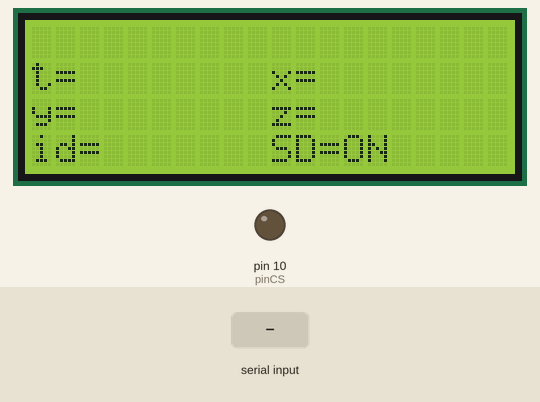
A sketch run on a simulated Arduino Uno, built with avr-gcc and run on an emulated ATmega328P. On the bench: 20×4 character LCD, output pins drawn as LEDs (lit = HIGH). The test bench sets the inputs (shaded band). The local clock reads 2024-03-15 10:24:30 at power-on unless the sketch sets it; storage starts empty; the modem accepts every AT command (registered, SIM ready, sends succeed) and sends nothing else; what the sketch prints to the serial monitor is not drawn.

Above: at 0.2 s.
At 1.7 s:
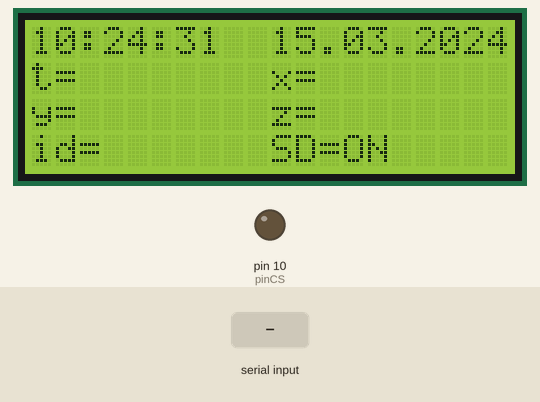
1.8 s: "1" received over the second serial link
At 3.8 s:
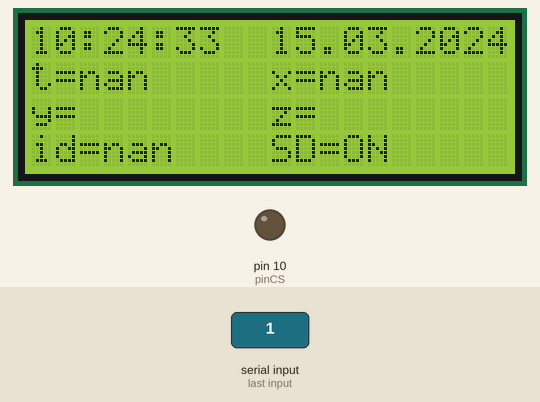
Timing chart, 0 to 5.3 s (numbered marks = the images above; inputs shaded):
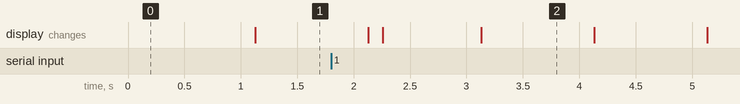

Measured:
- after the input at 1.8 s, the display: first differs from a run without the input after 0.46 s (image 2 shows a later state)
- what the display in image 2 shows lasts 1.0 s, from 3.1 s to 4.1 s

The sketch:

master_fix.ino
```cpp
#include <SoftwareSerial.h>
#include <SD.h>
#include <SPI.h>
#include <DS3231.h>
#include <LiquidCrystal_I2C.h>

LiquidCrystal_I2C lcd(0x3F, 20, 4);
File myFile;
int pinCS = 10;

SoftwareSerial SIM800(4, 5); //rx tx
float received[3];
int i;

DS3231  rtc(SDA, SCL);
Time waktu;

void setup() {
   lcd.init();                      // initialize the lcd
  lcd.backlight();
 lcd.setCursor(0,1);
 lcd.print("t=");
 lcd.setCursor(10,1);
 lcd.print("x=");
 lcd.setCursor(0,2);
 lcd.print("y=");
 lcd.setCursor(10,2);
 lcd.print("z=");
 lcd.setCursor(0,3);
 lcd.print("id=");
 lcd.setCursor(10,3);
 lcd.print("SD=");
  SIM800.begin(38400);
  Serial.begin(38400);
 // Serial.println("BISMILLAH");
  pinMode(pinCS, OUTPUT);
   rtc.begin();
 // rtc.setTime(20, 21, 00);      // Set waktu JJ:MM:DD (24hr format)
 // rtc.setDate(19, 7, 2018);

  if (SD.begin())
  {
   lcd.setCursor(13,3);
   lcd.print("ON");
  } else
  {
  //  Serial.println("inisialisasi SD card gagal.");
  lcd.setCursor(13,3);
  lcd.print("error");
    return;
  }


}


void loop() {
  static unsigned long cetak = millis();
  if (millis() - cetak > 1000)
  {
  cetak = millis();
//  Serial.println("  Menerima data dari client....");
 // Serial.println("Proses pengiriman data melalui SIM800L...." );
  //Serial.println("");

  if (SIM800.available() > 0 * sizeof(float)) {
    uint8_t *recv_bytes = (uint8_t*)received;
    for (i = 0; i < 3 * sizeof(float); i++)
    {
      recv_bytes[i] = SIM800.read();
    }
    SubmitHttpRequest();
   // Serial.println(F(""));

  }


//lcd.setCursor(


  else {
  //  Serial.println("error opening test.txt");
  }

 // Serial.println("proses transfer data selesai" );
 // Serial.println("");
 // fauzan;
 // delay(2000);
  }
  waktu2();
  sdcard();
}

void waktu2(){
  static unsigned long waktu1 = millis();
  if (millis() - waktu1 > 1000)
  {
  waktu1 = millis();
   lcd.setCursor(0,0);
   lcd.print(rtc.getTimeStr());
   lcd.setCursor(10,0);
   lcd.print(rtc.getDateStr());
}
}

void sdcard(){
 static unsigned long waktu1 = millis();
  if (millis() - waktu1 > 10000)
  {
  waktu1 = millis();

  myFile = SD.open("test3.txt", FILE_WRITE);
  if (myFile) {
    myFile.print(rtc.getDateStr());
    myFile.print(",");
    myFile.print(rtc.getTimeStr());
    myFile.print(",");
    myFile.print(received[0]);
    myFile.print(",");
    myFile.print(received[1]);
    myFile.print(",");
    myFile.print(received[2]);
    myFile.close();
  }

  }
}
```

gprs.ino
```cpp
void SubmitHttpRequest()
{

  SIM800.println("AT+CSQ");
  delay(5);
  ShowSerialData();
  SIM800.println("AT+CGATT?");
  delay(5);
  ShowSerialData();
  SIM800.println("AT+SAPBR=3,1,\"CONTYPE\",\"GPRS\"");
  delay(5);
  ShowSerialData();
  SIM800.println("AT+SAPBR=3,1,\"APN\",\"internet\"");
  delay(5);
  ShowSerialData();
  SIM800.println("AT+SAPBR=1,1");
  delay(5);
  ShowSerialData();
  SIM800.println("AT+HTTPINIT");
  delay(5);
  ShowSerialData();
  /*   waktu = rtc.getTime();
    int dataJam = waktu.hour;
    int dataMenit = waktu.min;
    int dataDetik = waktu.sec; */
  /* if (dataJam = 14 and dataMenit <55){
    Serial.print("kirim ke statistik");
    }else{ */
  SIM800.print("AT+HTTPPARA=\"URL\",\"monitoringcurahhujan.000webhostapp.com/aksi_input_data.php?tinggi=");
  //}
  SIM800.print(received[0]); SIM800.print("&x="); SIM800.print(received[1]);
  SIM800.print("&id="); SIM800.print(received[2]);
  SIM800.println("\"");
  delay(5);
  ShowSerialData();
  SIM800.println("AT+HTTPACTION=0");
  delay(5);
  ShowSerialData();
  SIM800.println("AT+HTTPTERM");
  delay(5);
  ShowSerialData();

  /* Serial.println(""); Serial.print( " Tinggi = "); Serial.print(received[0]);
    Serial.print( " x = "); Serial.print(received[1]);
    Serial.print( " y = "); Serial.print(received[2]);
    Serial.print( " z = "); Serial.print(received[3]);
    Serial.print( " id = "); Serial.println(received[4]);
    Serial.print( " tanggal = "); Serial.print(rtc.getDateStr());
    Serial.print( " Jam = "); Serial.println(rtc.getTimeStr()); */
  lcd.setCursor(2, 1);
  lcd.print(received[0], 2);
  lcd.setCursor(12, 1);
  lcd.print(received[1]);
  lcd.setCursor(3, 3);
  lcd.print(received[2], 0);
}

void ShowSerialData()
{
  while (SIM800.available() != 0)
    Serial.write(char (SIM800.read()));
}
```
